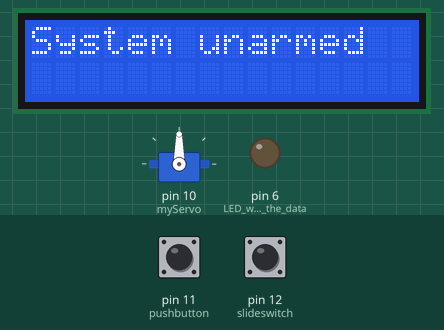
A sketch run on a simulated Arduino Uno, built with avr-gcc and run on an emulated ATmega328P. On the bench: servo, 16×2 character LCD, output pins drawn as LEDs (lit = HIGH). Inputs (shaded band) come from the test bench; at power-on: pin 12 (slideswitch) LOW, pin 11 (pushbutton) HIGH. What the sketch prints to the serial monitor is not drawn.

Above: at 1.2 s.
1.3 s: pin 12 (slideswitch) pulled HIGH for 0.15 s
At 1.7 s:
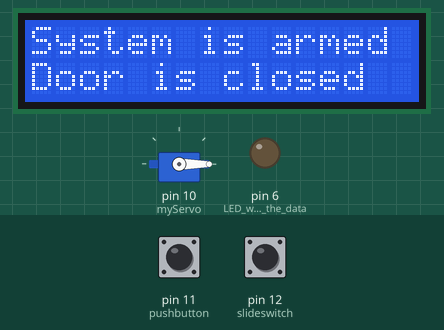
At 3.1 s:
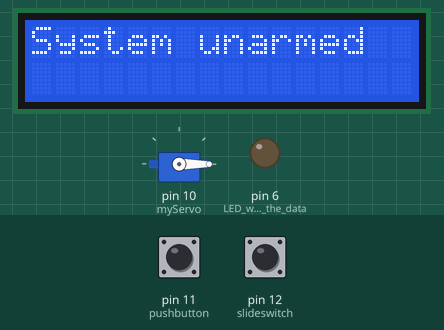
4.4 s: pin 12 (slideswitch) pulled HIGH for 3.2 s
10.0 s: pin 12 (slideswitch) pulled HIGH for 1 s
14.0 s: pin 12 (slideswitch) pulled HIGH for 0.15 s
17.1 s: pin 12 (slideswitch) pulled HIGH for 3.2 s
23.3 s: pin 12 (slideswitch) pulled HIGH for 3.2 s
Timing chart, 0 to 26.3 s (numbered marks = the images above; inputs shaded):
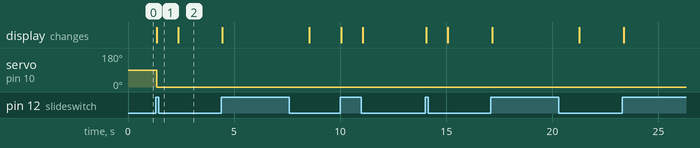

The sketch:

sketch_apr06a.ino
```cpp
#include<Servo.h> //Lib for servo motor
#include<Wire.h>
#include<LiquidCrystal_I2C.h>
Servo myServo;
LiquidCrystal_I2C lcd(0x27,16,2);

void setup()
{
  pinMode(6,OUTPUT); //LED will receive the data
  pinMode(11,INPUT); //pushbutton
  pinMode(12,INPUT); //slideswitch
  myServo.attach(10);//for attaching Servo motor
  Serial.begin(9600);
  lcd.init();
  lcd.backlight();
}

void loop()
{
  int state;
  state = digitalRead(11); //to read the data from digital pin 11 door lock sensor
  int slide;
  slide = digitalRead(12);// to read from slideswitch
  Serial.println(slide);

  if(slide==1)
  {
   lcd.setCursor(0,0);
   lcd.print("System is armed");
   Serial.println("System is armed");
   if(state==0) //pushbutton pressed
   {
     digitalWrite(6,HIGH);
     lcd.setCursor(0,1);
     lcd.print("Door is open");
     Serial.println("Door is open");
     myServo.write(90);//to rotate servo motor by 90
     delay(1000);
   }
   else  //release pushbutton
   {
     digitalWrite(6,LOW);
     lcd.setCursor(0,1);
     lcd.print("Door is closed");
     Serial.println("Door is closed");
     myServo.write(0);//to rotate servo motor to 0 degrees
     delay(1000);
   }
  }
  else
  {
    lcd.clear();
    lcd.setCursor(0,0);
    lcd.print("System unarmed");
    Serial.println("System is unarmed");
  }

}
```

Measured:
- after the input at 1.3 s, servo on pin 10 (myServo): 90° → 0° after 0.05 s; the display: changes after 0.05 s (image 1)
